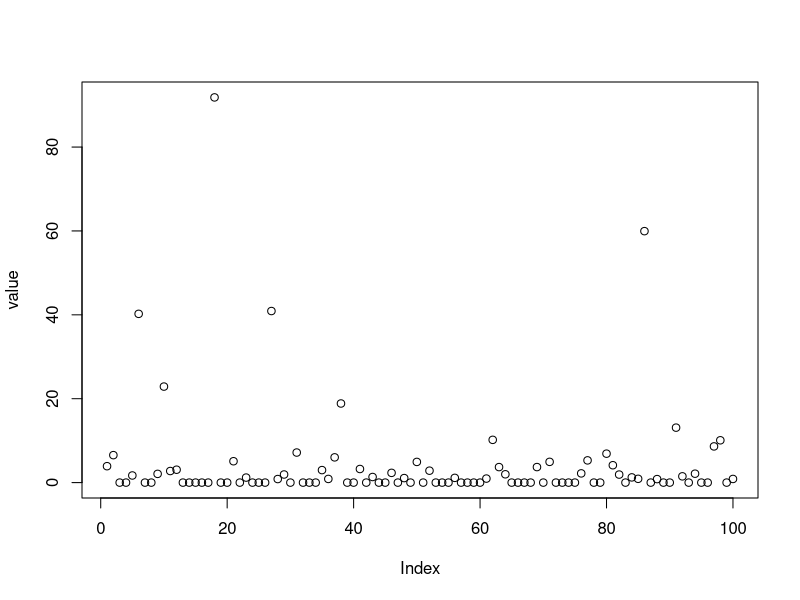

The R script that drew this image:
# THIRD MEAP TAKEHOME - POINT 2:
# Author: Federico Vicentini
# Date: 03/11/2022

# beta=0.96
# gamma=2
# phi=0.43
# h=1.054
# l=0.982
# epsilon=0.012
# m=rnorm(1, mean=1, sd=0.5)

# Clear the variables
rm(list = ls())

riskpremium=7.44
riskfree=1.05
x=rnorm(100,1,0.5)
y=rnorm(100,4,3)
dummy=y
#count=0
v <- function(dummy,x){
  for(t in 1:length(dummy)){
    if(dummy[t]>4){
      dummy[t]=1
      #count=count+1
    }
    else{
      dummy[t]=0
    }
  }
  value=abs(1/(1-x))*dummy
  return(value)
}

value=v(dummy,x)
plot(value)